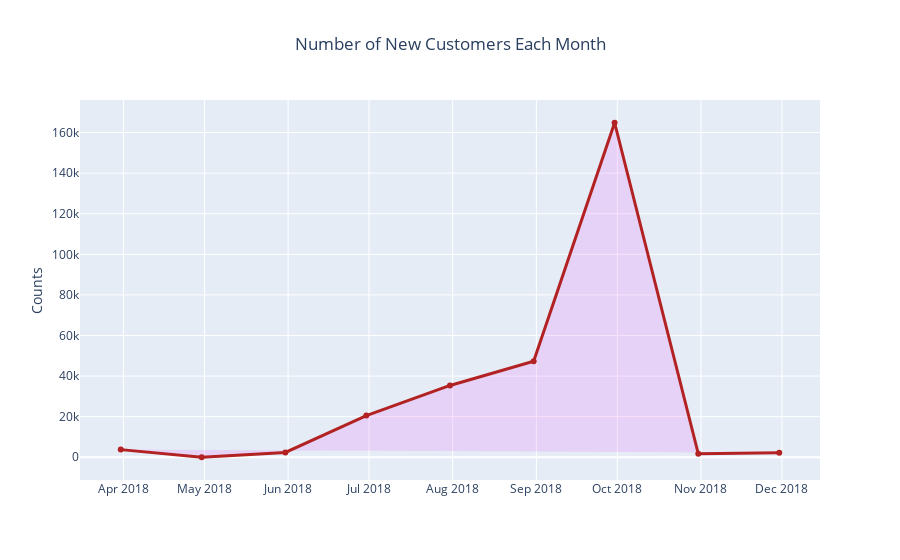

The code cell stored with this chart in its notebook:
### Markdown cell above
Let's look at the number of new registrations we receive each month. I converted the registration column to a `datetime` column and aggregated the data to group new registred customers by month to generate a time plot for the number of new customers Sparkify have each month.

### Code cell
def new_customers_chart(df):
    """Create a timeline plot for the number of new customers enrolled each month.
    
        Args:
            df (DataFrame): Pyspark Dataframe object
        Returns:
            None
        
    """
        
    registrations = df.select("registration", "userId").toPandas().dropna()
    registrations["date"] = pd.to_datetime([datetime.datetime.fromtimestamp(date/1000) for date in registrations.registration])
    series = registrations.resample('M', on='date').count()["registration"]
    fig = go.Figure()
    x = series.index.tolist()
    y = series.tolist()
    fig.add_trace(go.Scatter(x=x, y=y, line = dict(color='firebrick', width=3),
                             hovertext=["Total number of new customers at `{}` is {}".format(x[i], y[i]) for i,bar in enumerate(x)],
                             hoverinfo="text", mode='lines+markers', name='lines+markers', 
                             fill='toself', fillcolor='rgba(231,107,243,0.2)'))
    fig.update_layout(
            title=go.layout.Title(
                text="Number of New Customers Each Month",
                x=0.5,
            ),
            yaxis=go.layout.YAxis(
                title=go.layout.yaxis.Title(
                    text="Counts",
                )
            )
        )
    fig.show()
    
new_customers_chart(df)

### Figure 1 — Plotly figure (JSON) as saved in the notebook; plotly's stock layout.template omitted (floating-point values rounded to 4 significant figures)
{"data": [{"fill": "toself", "fillcolor": "rgba(231,107,243,0.2)", "hoverinfo": "text", "hovertext": ["Total number of new customers at `2018-03-31 00:00:00` is 3761", "Total number of new customers at `2018-04-30 00:00:00` is 0", "Total number of new customers at `2018-05-31 00:00:00` is 2391", "Total number of new customers at `2018-06-30 00:00:00` is 20523", "Total number of new customers at `2018-07-31 00:00:00` is 35382", "Total number of new customers at `2018-08-31 00:00:00` is 47324", "Total number of new customers at `2018-09-30 00:00:00` is 164834", "Total number of new customers at `2018-10-31 00:00:00` is 1682", "Total number of new customers at `2018-11-30 00:00:00` is 2257"], "line": {"color": "firebrick", "width": 3}, "mode": "lines+markers", "name": "lines+markers", "type": "scatter", "x": ["2018-03-31T00:00:00", "2018-04-30T00:00:00", "2018-05-31T00:00:00", "2018-06-30T00:00:00", "2018-07-31T00:00:00", "2018-08-31T00:00:00", "2018-09-30T00:00:00", "2018-10-31T00:00:00", "2018-11-30T00:00:00"], "y": [3761, 0, 2391, 20523, 35382, 47324, 164834, 1682, 2257]}], "layout": {"title": {"text": "Number of New Customers Each Month", "x": 0.5}, "yaxis": {"title": {"text": "Counts"}}}}
